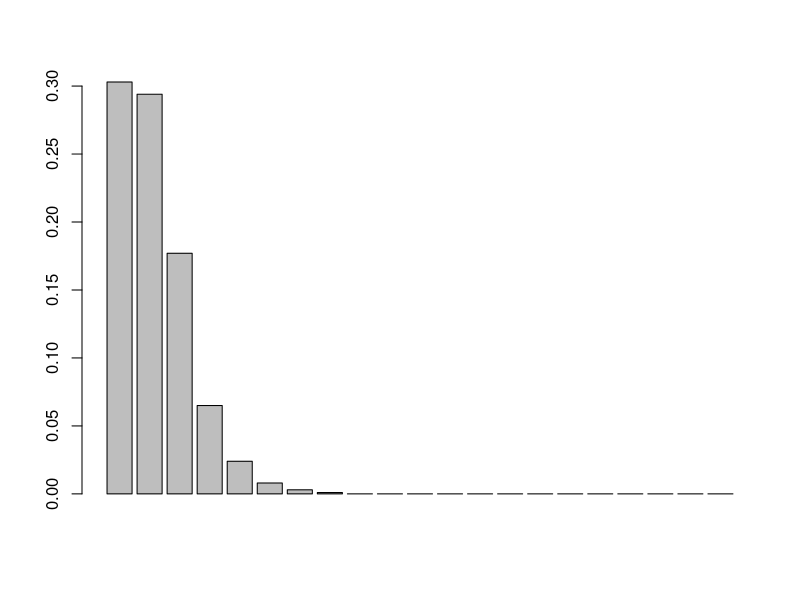
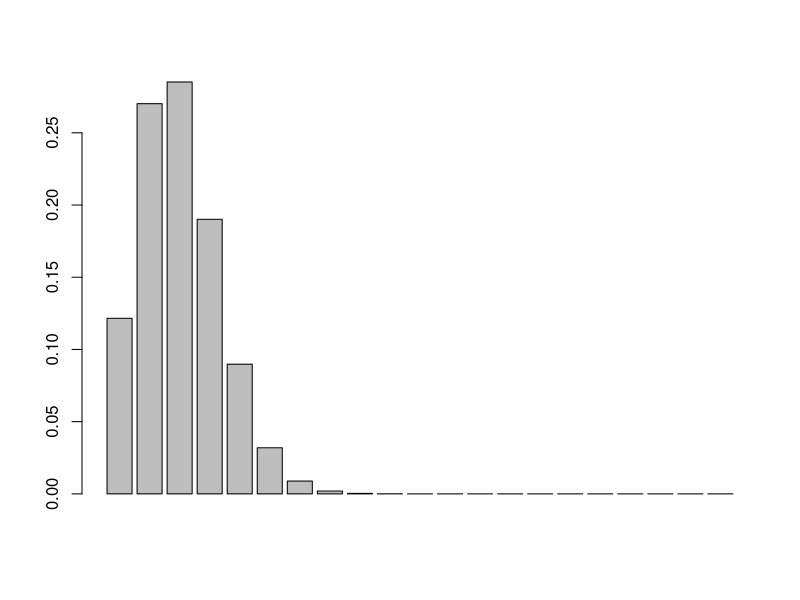
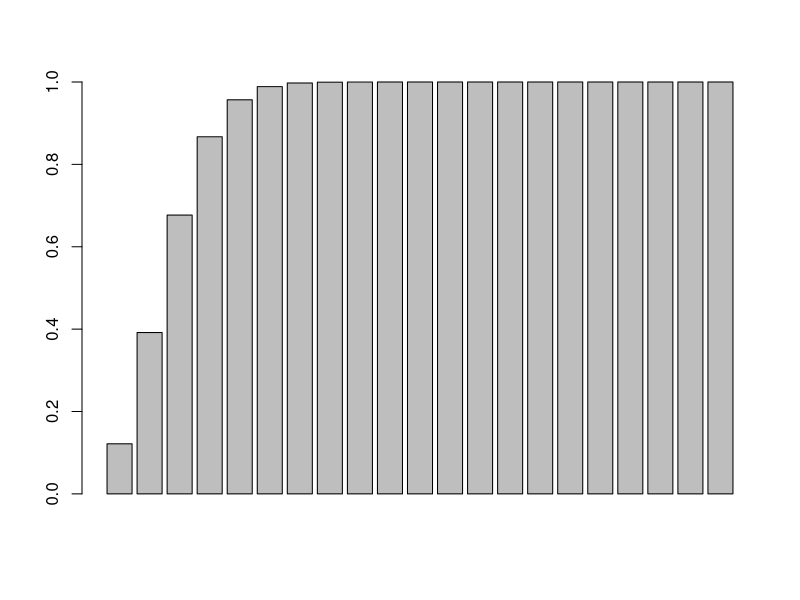
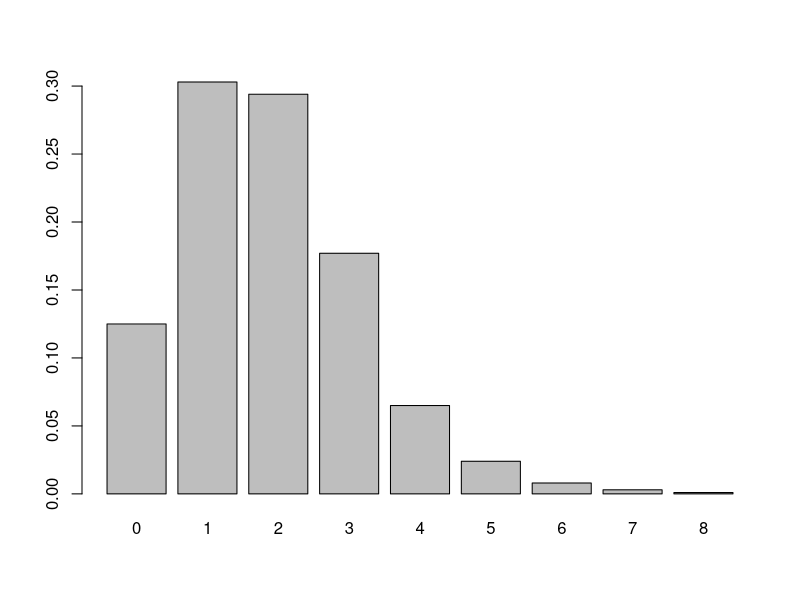
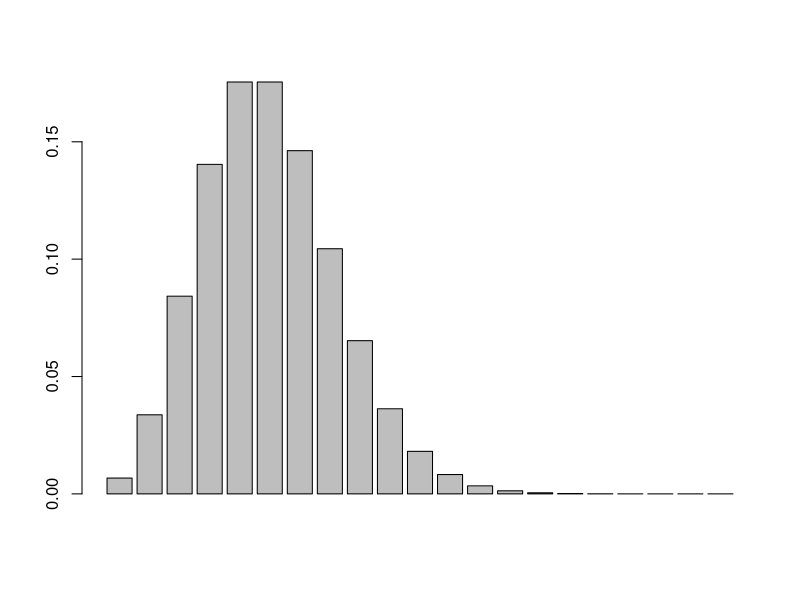
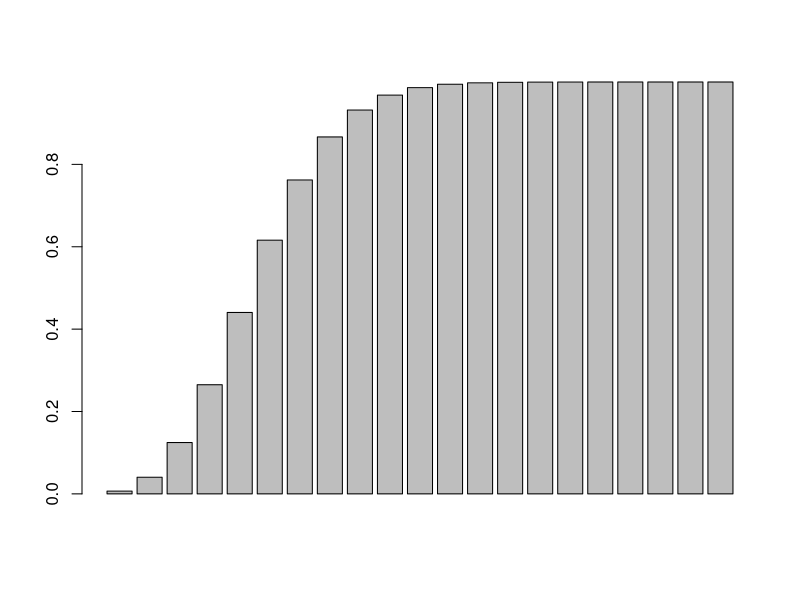
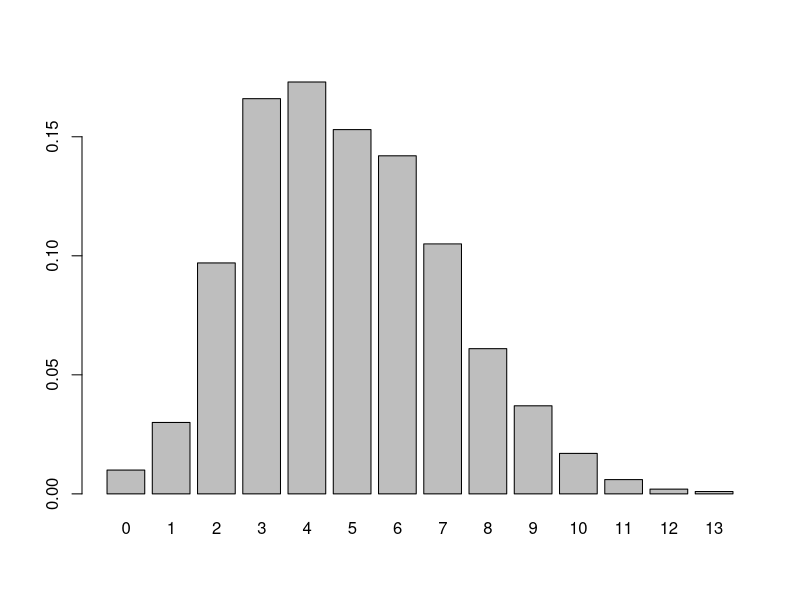
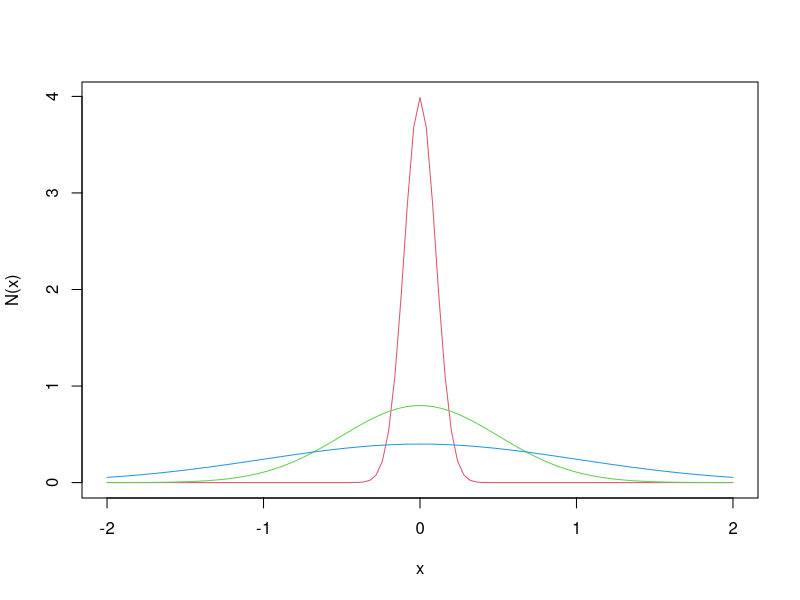

The R source for these figures, in order:
library(gridExtra)

path_without_filename <- "C:/Users/Asus TUF/Desktop/R/Distributions/pdfs/"

save_barplot_pdf <- function(t, pdf_name) {
    path <- paste(
        path_without_filename,
        pdf_name,
        ".pdf",
        sep = ""
    )
    pdf(file = path)
    barplot(t)
    dev.off()
}

x <- 0:20

# Binomial Distribution

# Task I & II
p <- dbinom(x = x, size = 20, prob = 0.1)
save_barplot_pdf(p, "dbinom") # plot of the Proba. Density Function
f <- pbinom(q = x, size = 20, prob = 0.1)
save_barplot_pdf(f, "pbinom") # plot of the Cumulative Distribution Function

# Task III
r <- rbinom(n = 1000, size = 20, prob = 0.1)

# First method:
# Count the number of occurences of each value and divide it by 1000
t <- integer(length = 21)
for (value in r) {
    t[value] <- t[value] + 1
}
t <- t / 1000
barplot(t)

# Second method:
# Use the table() function and divide the result by 1000
t <- table(r) / 1000
save_barplot_pdf(t, "rbinom")

# Poisson Distribution

# Task I & II
p <- dpois(x = x, lambda = 5)
save_barplot_pdf(p, "dpois") # plot of the Proba. Density Function
f <- ppois(q = x, lambda = 5)
save_barplot_pdf(f, "ppois") # plot of the Cumulative Distribution Function

# Task III
r <- rpois(n = 1000, lambda = 5)
t <- table(r) / 1000
save_barplot_pdf(t, "rpois")

# Normal Distribution

# Task I
x <- c(-3, 0.1, 3)
d1 <- dnorm(x = x, mean = 0, sd = 1)
d05 <- dnorm(x = x, mean = 0, sd = 0.5)
d101 <- dnorm(x = x, mean = 0, sd = 0.1)

d1_curve <- function(x) {
    dnorm(x = x, mean = 0, sd = 1)
}
d05_curve <- function(x) {
    dnorm(x = x, mean = 0, sd = 0.5)
}
d01_curve <- function(x) {
    dnorm(x = x, mean = 0, sd = 0.1)
}

pdf(file = paste(path_without_filename, "dnorm.pdf", sep = ""))
curve(d01_curve, from = -2, to = 2, ylab = "N(x)", col = 2)
curve(d05_curve, from = -2, to = 2, col = 3, add = TRUE)
curve(d1_curve, from = -2, to = 2, col = 4, add = TRUE)
dev.off()

# Task II
x1 <- rnorm(x)
x05 <- rnorm(x, sd = 0.5)
x01 <- rnorm(x, sd = 0.1)

# Task III
m <- matrix(
    round(
        pnorm(seq(0, 3.09, by = 0.01)),
        digits = 4
    ),
    ncol = 10, nrow = 31, byrow = TRUE
)
values <- data.frame(m)
pdf(paste(path_without_filename, "pnorm_table.pdf"), height = 11, width = 8)
grid.table(values, rows = seq(0, 3, by = .1), cols = seq(0, .09, by = .01))
dev.off()

# Chi-square Distribution

# Task I
x <- c(-3, 0.1, 3)
d5 <- dchisq(x = x, df = 5)
d10 <- dchisq(x = x, df = 10)

d5_curve <- function(x) {
    dchisq(x = x, df = 5)
}
d10_curve <- function(x) {
    dchisq(x = x, df = 10)
}

pdf(paste(path_without_filename, "dchisq.pdf"))
curve(d5_curve, from = 0, to = 20, ylab = "Dchisq", col = 2)
curve(d10_curve, from = 0, to = 20, col = 3, add = TRUE)
dev.off()

# Task II
x5 <- rchisq(x, df = 5)
x10 <- rchisq(x, df = 10)

# Task III
m <- matrix(
    round(
        pchisq(seq(0, 3.09, by = 0.01), df = 5),
        digits = 4
    ),
    ncol = 10, nrow = 31, byrow = TRUE
)
values <- data.frame(m)
pdf(paste(path_without_filename, "pchisq_table.pdf"), height = 11, width = 8)
grid.table(values, rows = seq(0, 3, by = .1), cols = seq(0, .09, by = .01))
dev.off()